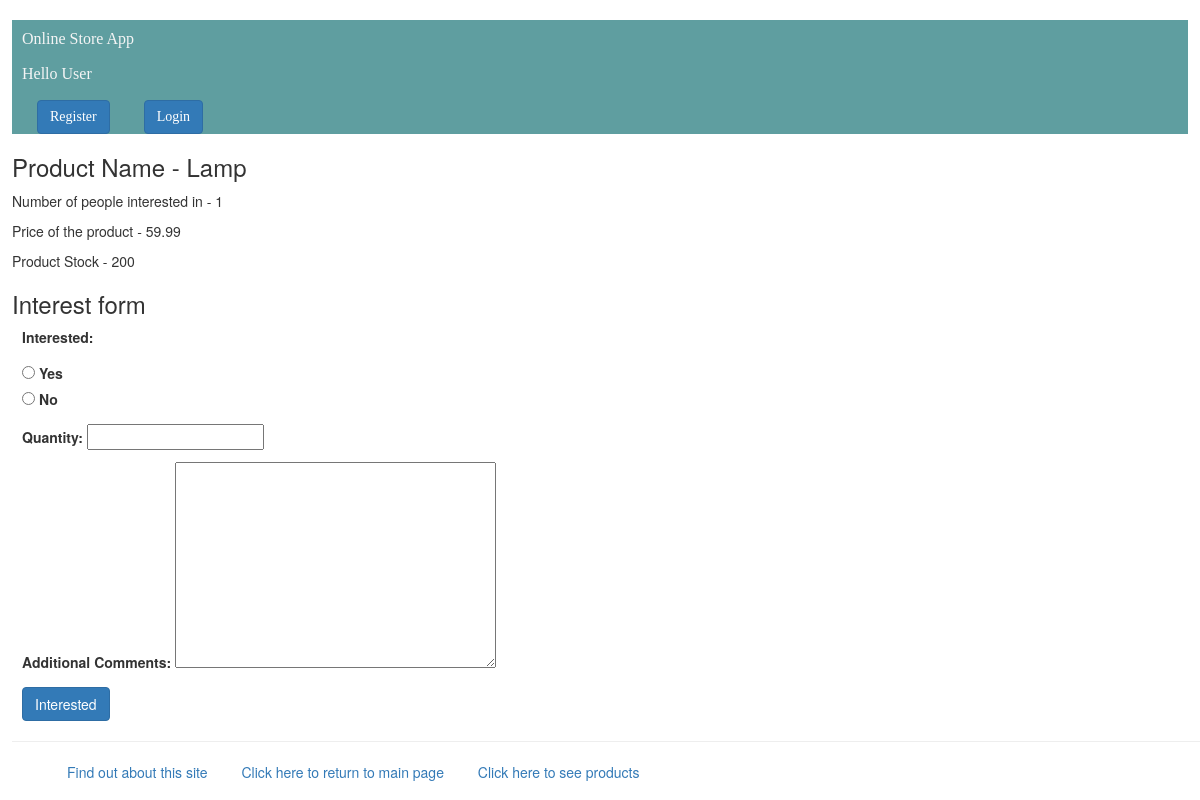
The app's page /myapp/products/4/ with its own data.
### myapp/models.py (models this page shows, shortened)
class Product(models.Model):
    category = models.ForeignKey(Category, related_name='products', on_delete=models.CASCADE)
    name = models.CharField(max_length=200)
    price = models.DecimalField(max_digits=10, decimal_places=2)
    stock = models.PositiveIntegerField(default=100,validators=[MaxValueValidator(1000), MinValueValidator(0)])
    available = models.BooleanField(default=True)
    description = models.TextField(blank=True)
    interested = models.PositiveIntegerField(default=0)

### myapp/views.py (the view, shortened to what this page needs)
# urls.py: path(r'products/<int:prod_id>/', views.productdetail, name='product_detail'),
def productdetail(request, prod_id):
    user = request.user
    if str(user) != 'AnonymousUser':
        loggedIn = True
    else:
        loggedIn = False
    try:
        msg = ''
        product = Product.objects.get(id=prod_id)
        if request.method == 'GET':
            form = InterestForm()
        return render(request, 'myapp/productdetail.html', {'form': form, 'msg': msg, 'product': product, 'loggedin': str(loggedIn)})
    except Product.DoesNotExist:
        msg = 'The requested product does not exist. Please provide correct product id.'
        return render(request, 'myapp/productdetail.html', {'msg': msg, 'loggedin': str(loggedIn)})

### myapp/forms.py
class InterestForm(forms.Form):
    CHOICES = [('1', 'Yes'), ('2', 'No')]
    interested = forms.ChoiceField(widget=forms.RadioSelect, choices=CHOICES)
    quantity = forms.IntegerField(label="Quantity", min_value=1)
    comments = forms.CharField(required=False, widget=forms.Textarea, label='Additional Comments')

### myapp/templates/myapp/productdetail.html (shortened to what this page needs)
{% extends 'myapp/base.html' %}
{% block body_block %}
    {% if product %}
        <h3>Product Name - {{ product.name }}</h3>
        <p>Number of people interested in - {{ product.interested }}</p>
        <p>Price of the product - {{ product.price }}</p>
        <p>Product Stock - {{ product.stock }}</p>
        <div class="form-group">
        <h3 style="text-align: left;">Interest form</h3>
        <form method="POST">
            {{ form.as_p }}
            <button type="submit" class="btn btn-primary">Interested</button>
        </form>
        </div>
    {% endif %}
{% endblock %}

### myapp/static/myapp/style.css (style rules this page uses)
form { margin-left: 10px; }
body { margin-left: 1%; }

### records on screen
Product: name "Lamp", interested "1", price "59.99", stock "200"
